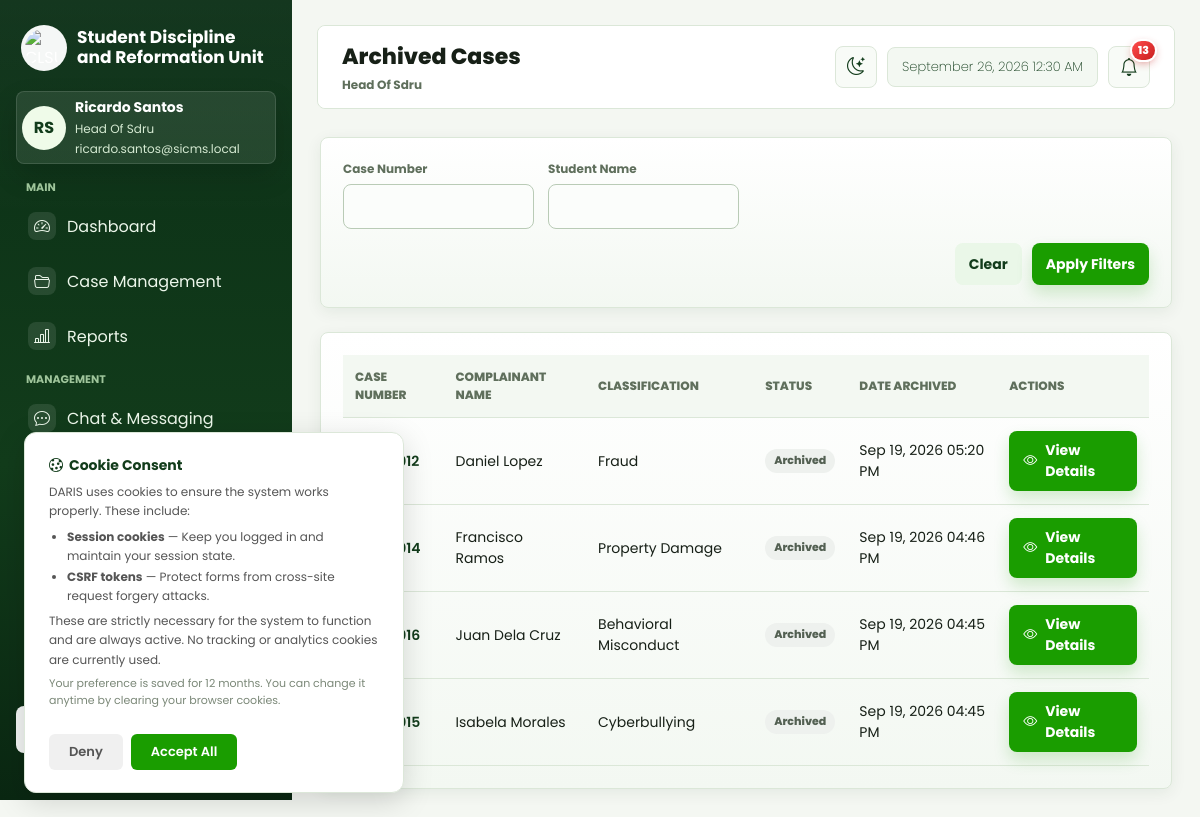
/web/views/archived_cases/index.php (signed in), run on the app's committed database.
### tables this page shows
CREATE TABLE `accounts` (
  `account_id` int UNSIGNED NOT NULL,
  `first_name` varchar(100) NOT NULL,
  `last_name` varchar(100) NOT NULL,
  `email` varchar(255) NOT NULL,
  `password_hash` varchar(255) DEFAULT NULL,
  `auth_provider` varchar(50) DEFAULT NULL,
  `role` varchar(50) NOT NULL DEFAULT 'student',
  `status` varchar(20) NOT NULL DEFAULT 'active',
  `college_id` int UNSIGNED DEFAULT NULL,
  `student_number` varchar(50) DEFAULT NULL,
  `college` varchar(255) DEFAULT NULL,
  `course` varchar(255) DEFAULT NULL,
  `section` varchar(50) DEFAULT NULL,
  `created_at` datetime NOT NULL DEFAULT CURRENT_TIMESTAMP,
  `updated_at` datetime NOT NULL DEFAULT CURRENT_TIMESTAMP ON UPDATE CURRENT_TIMESTAMP,
  `phone_number` varchar(20) NOT NULL DEFAULT '',
  `gender` varchar(20) NOT NULL DEFAULT '',
  `birthday` date DEFAULT NULL,
  `address` text NOT NULL,
  `profile_pic` varchar(255) DEFAULT NULL
);

CREATE TABLE `complaints` (
  `complaint_id` int UNSIGNED NOT NULL,
  `case_number` varchar(50) NOT NULL,
  `complaint_title` varchar(255) NOT NULL,
  `submitted_by_account_id` int UNSIGNED NOT NULL,
  `complainant_name` varchar(255) NOT NULL,
  `complainant_gender` varchar(20) DEFAULT NULL,
  `complainant_age` int UNSIGNED DEFAULT NULL,
  `complainant_address` text,
  `complainant_type` varchar(50) NOT NULL DEFAULT 'Student',
  `complainant_relationship` varchar(100) DEFAULT NULL,
  `complainant_employee_no` varchar(100) DEFAULT NULL,
  `complainant_department` varchar(255) DEFAULT NULL,
  `complainant_position` varchar(255) DEFAULT NULL,
  `complainant_affiliation` varchar(255) DEFAULT NULL,
  `complainant_purpose` varchar(255) DEFAULT NULL,
  `complainant_student_no` varchar(50) DEFAULT NULL,
  `complainant_email` varchar(255) DEFAULT NULL,
  `complainant_contact` varchar(50) DEFAULT NULL,
  `complainant_college` varchar(255) DEFAULT NULL,
  `complainant_course` varchar(255) DEFAULT NULL,
  `complainant_year_level` varchar(50) DEFAULT NULL,
  `complainant_section` varchar(50) DEFAULT NULL,
  `complainant_course_year` varchar(100) DEFAULT NULL,
  `case_classification` varchar(100) NOT NULL,
  `incident_datetime` datetime DEFAULT NULL,
  `incident_location` varchar(255) DEFAULT NULL,
  `complaint_details` text,
  `status` varchar(50) NOT NULL DEFAULT 'Under Investigation',
  `respondent_released_at` datetime DEFAULT NULL,
  `respondent_released_by_account_id` int UNSIGNED DEFAULT NULL,
  `respondent_visibility` text,
  `assigned_coordinator_account_id` int UNSIGNED DEFAULT NULL,
  `assigned_reformation_coordinator_account_id` int UNSIGNED DEFAULT NULL,
  `reformation_completed_at` datetime DEFAULT NULL,
  `submitted_at` datetime NOT NULL DEFAULT CURRENT_TIMESTAMP,
  `created_at` datetime NOT NULL DEFAULT CURRENT_TIMESTAMP,
  `updated_at` datetime NOT NULL DEFAULT CURRENT_TIMESTAMP ON UPDATE CURRENT_TIMESTAMP,
  `case_source` varchar(20) NOT NULL DEFAULT 'Online Submission',
  `original_case_date` date DEFAULT NULL,
  `legacy_outcome` varchar(255) DEFAULT NULL,
  `action_taken` text,
  `resolution_date` date DEFAULT NULL,
  `remarks_notes` text,
  `legacy_entry_source` varchar(100) DEFAULT NULL,
  `outcome` text
);

### web/views/archived_cases/index.php (the view, shortened to what the rows shown need)
<?php
require_once __DIR__ . '/../../controllers/CaseController.php';
require_once __DIR__ . '/../../../routes.php';
$controller = new CaseController();
$viewData = $controller->archivedIndex();
$user = $viewData['user'];
$cases = $viewData['cases'];
function h($value) {
    return htmlspecialchars((string) $value);
}
?>
<!DOCTYPE html>
<html lang="en">
<head>
    <link rel="stylesheet" href="../layout/style.css">
    <link rel="stylesheet" href="../layout/sidebar.css">
    <link rel="stylesheet" href="../layout/cases.css">
    <link rel="stylesheet" href="https://cdn.jsdelivr.net/npm/bootstrap-icons@1.11.3/font/bootstrap-icons.min.css">
    <link rel="stylesheet" href="../layout/system.css?v=2">
</head>
<body>
    <div class="dashboard-shell">
        <?php require __DIR__ . '/../layout/sidebar.php'; ?>
        <div class="case-shell app-content">
            <?php $pageTitle = 'Archived Cases'; require __DIR__ . '/../layout/topbar.php'; ?>
        <main class="case-wrap">
            <section class="table-panel">
                    <table id="caseTable" <?= empty($cases) ? 'hidden' : '' ?>>
                        <thead>
                            <tr>
                                <th>Case Number</th>
                                <th>Complainant Name</th>
                                <th>Classification</th>
                                <th>Status</th>
                                <th>Date Archived</th>
                                <th>Actions</th>
                            </tr>
                        </thead>
                        <tbody id="caseTableBody">
                            <?php foreach ($cases as $case): ?>
                                <tr>
                                    <td>
                                        <a class="case-link" href="../cases/show.php?id=<?= (int) $case['complaint_id'] ?>">
                                        </a>
                                    </td>
                                    <td><?= h($case['complainant_name']) ?></td>
                                    <td><?= h($case['case_classification']) ?></td>
                                    <td><span class="status"><?= h($case['status']) ?></span></td>
                                    <td><?= h(date('M d, Y h:i A', strtotime($case['updated_at']))) ?></td>
                                    <td>
                                        <div class="row-actions">
                                            <a class="btn btn-primary" href="../cases/show.php?id=<?= (int) $case['complaint_id'] ?>"><i class="bi bi-eye"></i> View Details</a>
                                        </div>
                                    </td>
                                </tr>
                            <?php endforeach; ?>
                        </tbody>
                    </table>
            </section>
        </main>
        </div>
    </div>
</body>
</html>

### web/views/layout/sidebar.php (shortened to what the rows shown need)
<?php
require __DIR__ . '/navigation.php';
$userEmail = isset($user['email']) ? $user['email'] : '';
?>
<aside class="sidebar" id="app-sidebar">
    <div class="sidebar-profile">
        <div class="avatar" aria-hidden="true"><?php $avatarUrl = profile_pic_url($user); ?>
        <?php if ($avatarUrl): ?><img src="<?= h($avatarUrl) ?>" alt=""><?php else: ?><?= h($initials) ?><?php endif; ?></div>
        <div>
            <div class="profile-name"><?= h($displayName) ?></div>
            <div class="profile-role"><?= h($roleLabel) ?></div>
            <div class="profile-email"><?= h($userEmail) ?></div>
        </div>
    </div>
</aside>

### web/views/layout/topbar.php (shortened to what the rows shown need)
<?php
require __DIR__ . '/navigation.php';
require_once __DIR__ . '/../../helpers/Security.php';
$pageTitle = $pageTitle ?? 'Dashboard';
$hidePageTitle = $hidePageTitle ?? false;
?>
<div class="app-topbar-container">
    <header class="app-topbar<?= $hidePageTitle ? ' app-topbar-titleless' : '' ?>">
        <?php if (!$hidePageTitle): ?>
            <div class="app-topbar-title">
                <h1><?= h($pageTitle) ?></h1>
                <p><?= h($roleLabel) ?></p>
            </div>
        <?php endif; ?>
    </header>
</div>

### data on the page
accounts: initials "RS", displayName "Ricardo Santos", role "Head Of Sdru", email "ricardo.santos@sicms.local"
complaints: complainant_name "Daniel Lopez", case_classification "Fraud", status "Archived", updated_at "Sep 19, 2026 05:20 PM"
complaints: complainant_name "Francisco Ramos", case_classification "Property Damage", status "Archived", updated_at "Sep 19, 2026 04:46 PM"
complaints: complainant_name "Juan Dela Cruz", case_classification "Behavioral Misconduct", status "Archived", updated_at "Sep 19, 2026 04:45 PM"
complaints: complainant_name "Isabela Morales", case_classification "Cyberbullying", status "Archived", updated_at "Sep 19, 2026 04:45 PM"

### other printed values
$groupLabel "MAIN"
$item['label'] "Dashboard"
$item['label'] "Case Management"
$item['label'] "Reports"
$groupLabel "MANAGEMENT"
$item['label'] "Chat & Messaging"
$pageTitle "Archived Cases"
$unreadNotificationCount "13"
